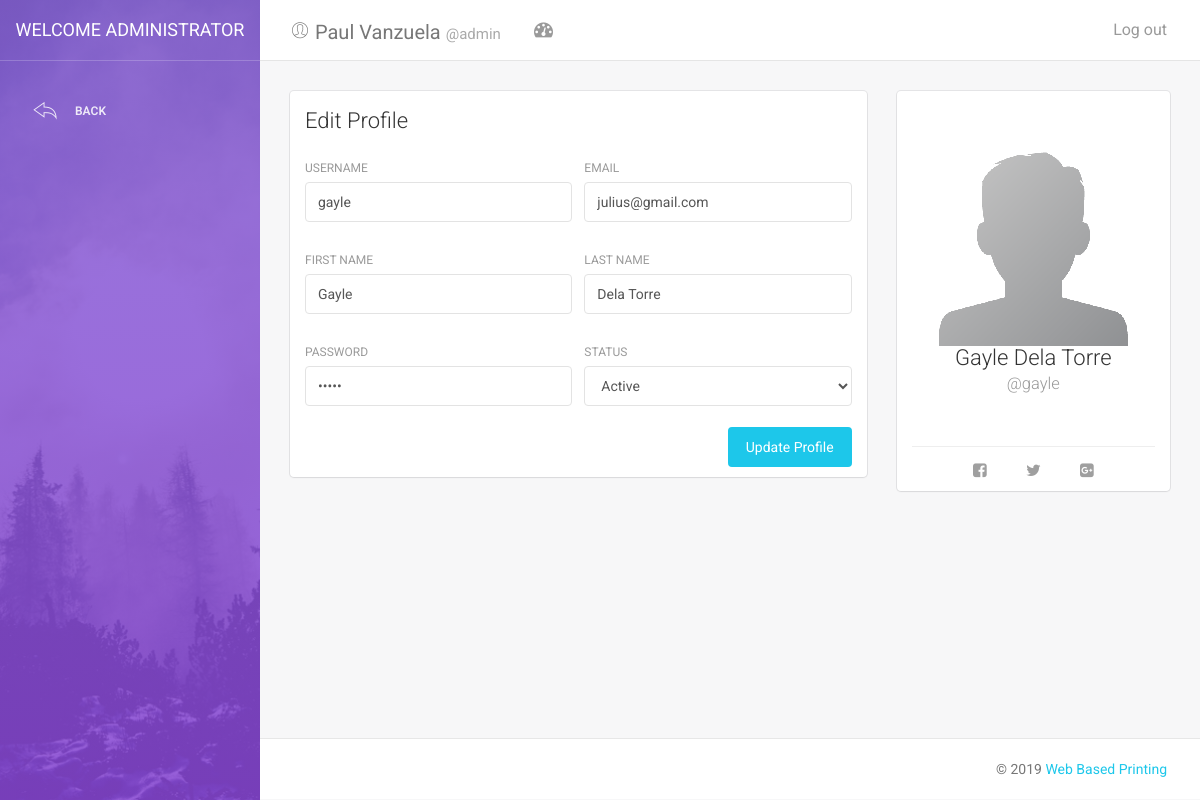
The app's page /update_profile.php?update=1 (signed in) with its own data.
### tables this page shows
CREATE TABLE `users` (
  `id` int(11) NOT NULL,
  `fname` varchar(50) NOT NULL,
  `lname` varchar(50) NOT NULL,
  `username` varchar(50) NOT NULL,
  `password` varchar(50) NOT NULL,
  `email` varchar(50) NOT NULL,
  `status` varchar(50) NOT NULL,
  `account_type` varchar(50) NOT NULL
);

### update_profile.php (the view, shortened to what this page needs)
<?php
include 'includes/dashboard_header.php';
include 'includes/config.php';
 ?>
<div class="wrapper">
    <div class="sidebar" data-color="purple" data-image="assets/img/sidebar-5.jpg">
    	<div class="sidebar-wrapper">
            <div class="logo">
                <a href="index" class="simple-text">
                  <?php if ($_SESSION['account_type'] == 'Administrator') { ?>
                      Welcome Administrator
                  <?php } else { ?>
                      Web Based Printing & Monitoring System
                    <?php } ?>
                </a>
            </div>
            <ul class="nav">
                <li>
                    <a href="index">
                        <i class="pe-7s-back"></i>
                        <p>Back</p>
                    </a>
                </li>
            </ul>
    	   </div>
    </div>
    <div class="main-panel">
        <nav class="navbar navbar-default navbar-fixed">
            <div class="container-fluid">
                <div class="navbar-header">
                    <a class="navbar-brand" href="profile">
                      <i class="pe-7s-user"></i>
                      <?php echo $_SESSION['fname'] . " " . $_SESSION['lname']; ?>
                      <small style="font-size: 15px; color: #aaa;"><?php echo "@".$_SESSION['username'];  ?></small>
                    </a>
                </div>
                <div class="collapse navbar-collapse">
                    <ul class="nav navbar-nav navbar-left">
                        <li>
                            <a href="#" class="dropdown-toggle" data-toggle="dropdown">
                                <i class="fa fa-dashboard"></i>
                            </a>
                        </li>
                    </ul>
                    <ul class="nav navbar-nav navbar-right">
                        <li>
                            <a href="logout">
                                <p>Log out</p>
                            </a>
                        </li>
                    </ul>
                </div>
            </div>
        </nav>
        <?php
            $sql = "SELECT * FROM users WHERE id = :id";
            $statement = $pdo->prepare($sql);
            $statement->execute(
                array(
                  ':id' => $_GET['update']
                )
            );
            while ($row = $statement->fetch(PDO::FETCH_OBJ)){
                $username = $row->username;
                $password = $row->password;
                $email = $row->email;
                $firstname = $row->fname;
                $lastname = $row->lname;
                $status = $row->status;
            }
         ?>
        <div class="content">
            <div class="container-fluid">
                <div class="row">
                  <div class="col-md-8">
                      <div class="card">
                          <div class="header">
                              <h4 class="title">Edit Profile</h4>
                          </div>
                          <div class="content">
                              <form method="post">
                                  <div class="row">
                                      <div class="col-md-6">
                                          <div class="form-group">
                                              <label>Username</label>
                                              <input type="text" name="username" class="form-control" value="<?php echo $username ?>">
                                          </div>
                                      </div>
                                      <div class="col-md-6">
                                          <div class="form-group">
                                              <label for="exampleInputEmail1">Email</label>
                                              <input type="email" name="email" class="form-control" value="<?php echo $email; ?>">
                                          </div>
                                      </div>
                                  </div>
                                  <div class="row">
                                      <div class="col-md-6">
                                          <div class="form-group">
                                              <label>First Name</label>
                                              <input type="text" name="firstname" class="form-control" value="<?php echo $firstname; ?>">
                                          </div>
                                      </div>
                                      <div class="col-md-6">
                                          <div class="form-group">
                                              <label>Last Name</label>
                                              <input type="text" name="lastname" class="form-control" value="<?php echo $lastname; ?>">
                                          </div>
                                      </div>
                                  </div>
                                  <div class="row">
                                      <div class="col-md-6">
                                          <div class="form-group">
                                              <label>Password</label>
                                              <input type="password" name="password" class="form-control" value="<?php echo $password; ?>">
                                          </div>
                                      </div>
                                      <div class="col-md-6">
                                            <div class="form-group">
                                                <label>Status</label>
                                                <select name="status" class="form-control">
                                                  <option selected disabled><?php echo $status; ?></option>
                                                </select>
                                            </div>
                                      </div>
                                  </div>
                                  <input type="submit" name="update_profile" value="Update Profile" class="btn btn-info btn-fill pull-right">
                                  <div class="clearfix"></div>
                              </form>
                          </div>
                      </div>
                  </div>
                  <div class="col-md-4">
                        <div class="card card-user">
                            <div class="image">
                            </div>
                            <div class="content">
                                <div class="author">
                                     <a href="#">
                                    <img  src="assets/img/faces/face-0.jpg" alt="...">
                                      <h4 class="title"><?php echo $firstname . " " . $lastname; ?><br>
                                         <small><?php echo "@".$username; ?></small>
                                      </h4>
                                    </a>
                                </div>
                            </div>
                            <hr>
                            <div class="text-center">
                                <button href="#" class="btn btn-simple"><i class="fa fa-facebook-square"></i></button>
                                <button href="#" class="btn btn-simple"><i class="fa fa-twitter"></i></button>
                                <button href="#" class="btn btn-simple"><i class="fa fa-google-plus-square"></i></button>
                            </div>
                        </div>
                    </div>
                </div>
            </div>
        </div>
        <footer class="footer">
              <div class="container-fluid">
                  <p class="copyright pull-right">
                      &copy; <script>document.write(new Date().getFullYear())</script> <a href="#">Web Based Printing</a>
                  </p>
              </div>
          </footer>
    </div>
</div>
<?php include 'includes/dashboard_footer.php'; ?>

### records on screen
users: username "gayle", email "julius@gmail.com", firstname "Gayle", lastname "Dela Torre", status "Active", fname "Gayle", lname "Dela Torre"

### other values on screen
$_SESSION['fname'] "Paul"
$_SESSION['lname'] "Vanzuela"
$_SESSION['username'] "admin"
